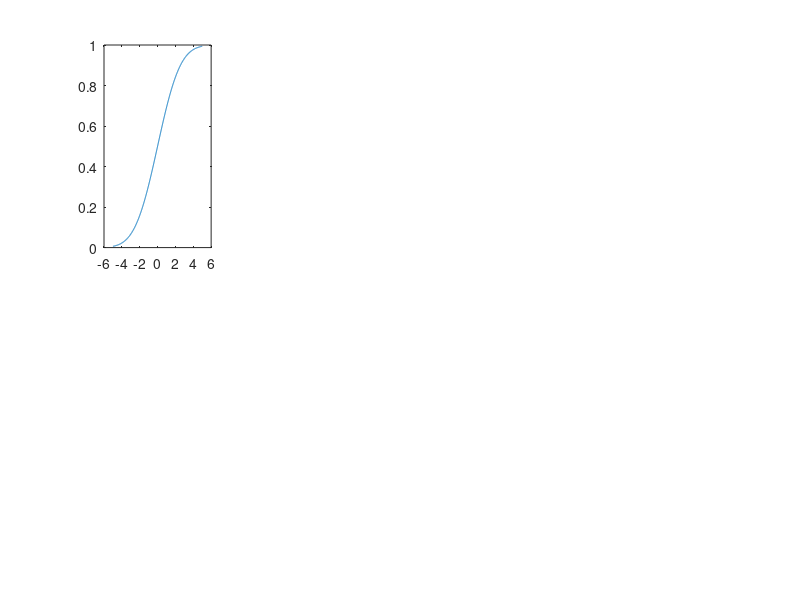

MATLAB code to generate this figure: (Note: this script raises an error after producing the figure.)
%% psychometric function
x = linspace(-5,5,1000);
f = normpdf(x,0,2); F = normcdf(x,0,2);
figure; hold on; title('Figure 1');
subplot(2,4,1); plot(x,F); vline(0,'-k'); box off; %axis off;
xlabel('Stimulus, \it s','Interpreter','tex'); ylabel({'Percentage of'; 'rightward response'});
F = 0.5 + abs(F-0.5);
subplot(2,4,5); hold on; plot(x,F); axis([0 5 0.5 1]); vline(0,'-k'); box off; %axis off;
xlabel({'Stimulus deviation, ' ; '\deltas = |\it s - \it s_0|'},'Interpreter','tex'); ylabel({'Percentage of'; 'correct response'});

%% 1-up 1-down probs
N = 1; M = 1;
Pd = F.^N; Pu = (1-F).^M;
subplot(2,4,2); hold on; plot(x,F); axis([0 5 0.5 1]); vline(0,'-k'); box off; ylabel({'Percentage of'; 'rightward response'}); %axis off;
indx = find((abs(Pu - Pd)) == min(abs(Pu - Pd)),1,'last'); plot(x(indx),F(indx),'ok','MarkerFaceColor','k');
subplot(2,4,6); hold on; plot(x,Pd); plot(x,Pu); axis([0 5 0 1]); vline(0,'-k'); box off; %axis off;
title('1-up 1-down','fontweight','bold');

%% 1-up 2-down probs
N = 2; M = 1;
Pd = F.^N; Pu = (1-F).^M;
subplot(2,4,3); hold on; plot(x,F); axis([0 5 0.5 1]); vline(0,'-k'); box off; %axis off;
indx = find((abs(Pu - Pd)) == min(abs(Pu - Pd)),1,'last'); plot(x(indx),F(indx),'ok','MarkerFaceColor','k');
subplot(2,4,7); hold on; plot(x,Pd); plot(x,Pu); axis([0 5 0 1]); vline(0,'-k'); box off; %axis off;
title('1-up 2-down','fontweight','bold');

%% 1-up 10-down probs
N = 10; M = 1;
Pd = F.^N; Pu = (1-F).^M;
subplot(2,4,4); hold on; plot(x,F); axis([0 5 0.5 1]); vline(0,'-k'); box off; %axis off;
indx = find((abs(Pu - Pd)) == min(abs(Pu - Pd)),1,'last'); plot(x(indx),F(indx),'ok','MarkerFaceColor','k');
subplot(2,4,8); hold on; plot(x,Pd); plot(x,Pu); axis([0 5 0 1]); vline(0,'-k'); box off; %axis off;
title('1-up 10-down','fontweight','bold');

%%
sgtitle('Figure 1');